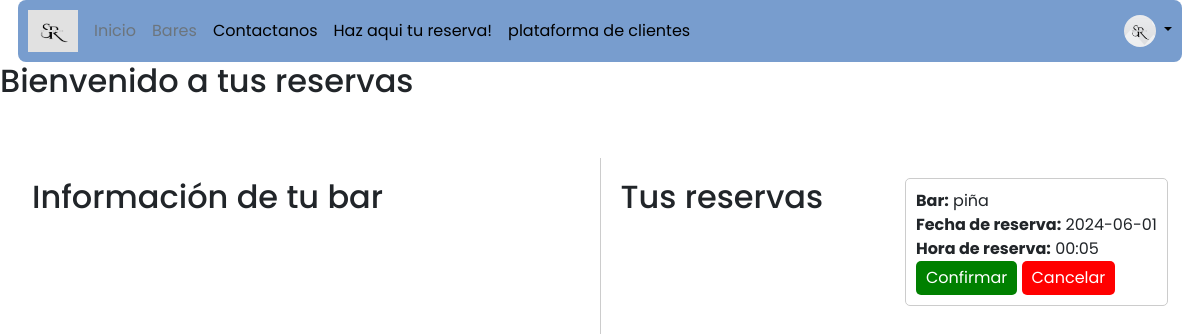
The app's page /reservasUsuarios (signed in), older data.
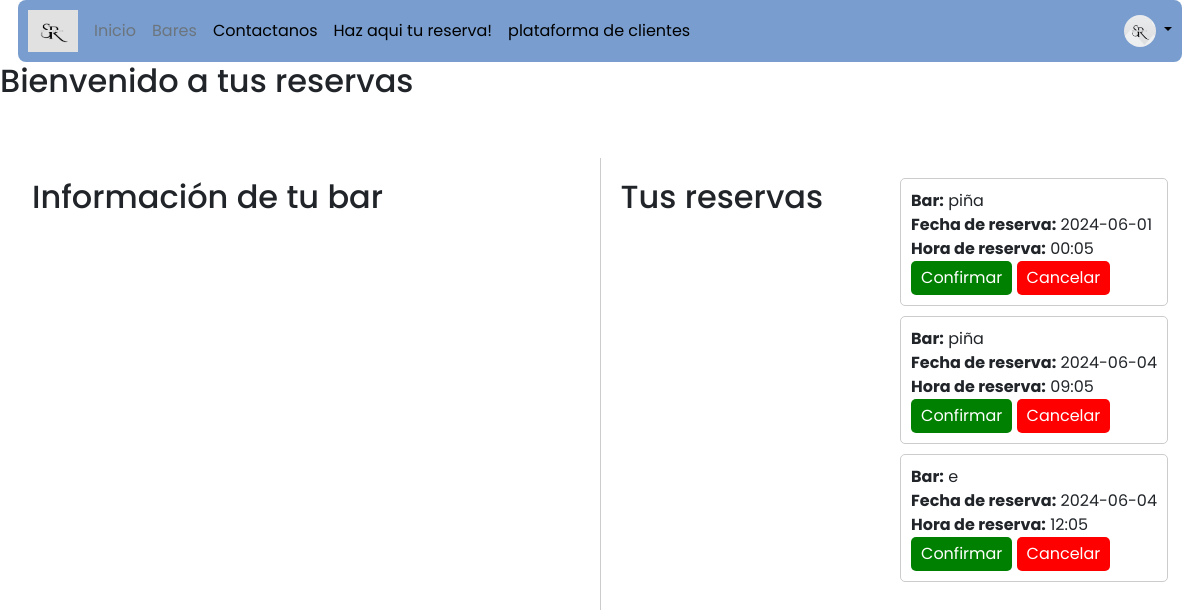
The same page, newer data.
### tables this page shows
CREATE TABLE reserva (
  id_reserva INTEGER PRIMARY KEY AUTOINCREMENT,
  nombreLocal VARCHAR(100) NOT NULL,
  nombre_cliente VARCHAR(100) DEFAULT NULL,
  cantidad_personas INTEGER DEFAULT NULL,
  fecha_reserva DATE DEFAULT NULL,
  hora_reserva TIME DEFAULT NULL,
  comentarios TEXT DEFAULT NULL,
  id_usuario INTEGER NOT NULL,
  FOREIGN KEY (nombreLocal) REFERENCES nombre_local(nombreLocal),
  FOREIGN KEY (id_usuario) REFERENCES user(id)
);

### app.py (the view)
@app.route('/reservasUsuarios', methods=["GET", "POST"])
def listar_usuarios2():
    if 'logueado' in session:
        user_id = session['id']  # Obtener el ID del usuario de la sesión
        conn = get_db_connection()
        cur = conn.cursor()
        cur.execute("SELECT * FROM reserva WHERE id_usuario = ?", (user_id,))
        usuarios = cur.fetchall()
        cur.close()
        conn.close()
        return render_template("admin2.html", usuarios=usuarios, username=session.get('username'))
    else:
        return redirect(url_for('login'))

### app.py (called while the page is built)
def get_db_connection():
    conn = sqlite3.connect(DATABASE)
    conn.row_factory = sqlite3.Row
    return conn

@app.before_request
def check_access():
    if request.endpoint in ['admin', 'listar_usuarios'] and not ('logueado' in session and session.get('id_rol') == 1):
        return redirect(url_for('login'))

@app.before_request
def check_access():
    if request.endpoint == 'reserva' and not session.get('logueado'):
        return redirect(url_for('login'))

### template/admin2.html (shortened to what this page needs)
{% include 'navegacion2.html' %}
<!DOCTYPE html>
<html lang="en">
<head>
</head>
<body>
    <h2>Bienvenido {{ usuarios['username'] }} a tus reservas</h2>
    <div class="container">
        <div class="section">
            <h2>Información de tu bar</h2>
            <br>
        </div>
        <div class="section">
            <center><h2>Tus reservas</h2></center>
            <br>
            <ul class="reservas-list">
                {% if usuarios %}
                {% for reserva in usuarios %}
                    <li class="reserva-item">
                        <strong>Bar:</strong> {{ reserva['nombreLocal'] }}<br>
                        <strong>Fecha de reserva:</strong> {{ reserva['fecha_reserva'] }}<br>
                        <strong>Hora de reserva:</strong> {{ reserva['hora_reserva'] }}<br>
                        <button class="btn-verde" onclick="aceptarReserva('{{ reserva.id_reserva }}', '{{ reserva.nombreLocal }}')">Confirmar</button>
                        <button class="btn-rojo" onclick="cancelarReserva('{{ reserva.id_reserva }}')">Cancelar</button>
                    </li>
                    {% endfor %}
                {% else %}
                    <p>No tienes reservas.</p>
                {% endif %}
            </ul>
        </div>
    </div>
</body>
</html>

### template/navegacion2.html (shortened to what this page needs)
<!doctype html>
<html lang="en">
<head>
    <link href="https://cdn.jsdelivr.net/npm/bootstrap@5.3.3/dist/css/bootstrap.min.css" rel="stylesheet"
>
    <link rel="stylesheet" href="{{ url_for('static', filename='css/styleinicio.css') }}">
</head>
<body>
    <div class="nav-container">
        <div class="d-flex flex-wrap align-items-center justify-content-center justify-content-lg-start">
            <a href="/" class="d-flex align-items-center mb-2 mb-lg-0 link-body-emphasis text-decoration-none">
                <img src="{{ url_for('static', filename='img/perrito.jpeg') }}" class="bi me-2" width="50" height="42" role="img" aria-label="Bootstrap">
            </a>
            <ul class="nav col-12 col-lg-auto me-lg-auto mb-2 justify-content-center mb-md-0">
                <li><a href="/" class="nav-link px-2 link-secondary">Inicio</a></li>
                <li><a href="/bares" class="nav-link px-2 link-secondary">Bares</a></li>
                <li><a href="/contact" class="nav-link px-2 link-body-emphasis">Contactanos</a></li>
                <li><a href="/obtener_bares" class="nav-link px-2 link-body-emphasis">Haz aqui tu reserva!</a></li>
                <li><a href="/admin2" class="nav-link px-2 link-body-emphasis">plataforma de clientes</a></li>
            </ul>
            <div class="dropdown text-end">
                <a href="#" class="d-block link-body-emphasis text-decoration-none dropdown-toggle"
                    data-bs-toggle="dropdown" aria-expanded="false">
                    <img src="{{ url_for('static', filename='img/perrito.jpg') }}" alt="mdo" width="32" height="32" class="rounded-circle">
                </a>
            </div>
        </div>
    </div>
</body>
</html>

### static/css/styleinicio.css (style rules this page uses)
* { margin: 0; padding: 0; box-sizing: border-box; text-decoration: none; list-style: none; }
body { font-family: 'Poppins', sans-serif; }
.container { max-width: 1200px; margin: 0 auto; }
.section { margin-top: 50px; display: flex; justify-content: space-between; }
.nav-container { background-color: #789dce; padding: 10px; width: 97%; margin: 0 auto; border-radius: 8px; }

### template/admin2.html (style rules this page uses)
.container { display: flex; justify-content: space-between; }
.section { flex: 1; padding: 20px; border-right: 1px solid #ccc; }
.section:last-child { border-right: none; }
.section h2 { margin-top: 0; }
.reservas-list { list-style-type: none; padding: 0; }
.reserva-item { margin-bottom: 10px; padding: 10px; border: 1px solid #ccc; border-radius: 5px; }
.btn-verde { background-color: green; color: white; padding: 5px 10px; border: none; border-radius: 5px; cursor: pointer; }
.btn-rojo { background-color: red; color: white; padding: 5px 10px; border: none; border-radius: 5px; cursor: pointer; }

Row changes from the older to the newer data that the page shows:
added reserva: nombreLocal "piña", fecha_reserva "2024-06-04", hora_reserva "09:05"
added reserva: nombreLocal "e", fecha_reserva "2024-06-04", hora_reserva "12:05"
